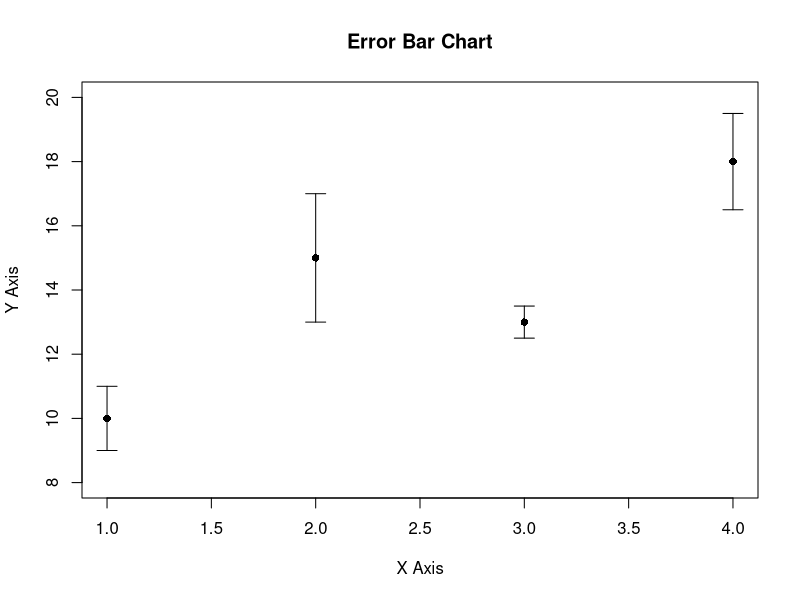

Reproduce this figure in R.
# Error bar chart

# The plot and arrows functions are used to create error bars.
# The vectors x, y and error represent the data points and the error bars.


# Dummy data
x <- c(1, 2, 3, 4)
y <- c(10, 15, 13, 18)
error <- c(1, 2, 0.5, 1.5)

# Create error bar chart
plot(x, y, ylim = c(8, 20), pch = 16, xlab = "X Axis", ylab = "Y Axis", main = "Error Bar Chart")
arrows(x, y - error, x, y + error, angle = 90, code = 3, length = 0.1)
